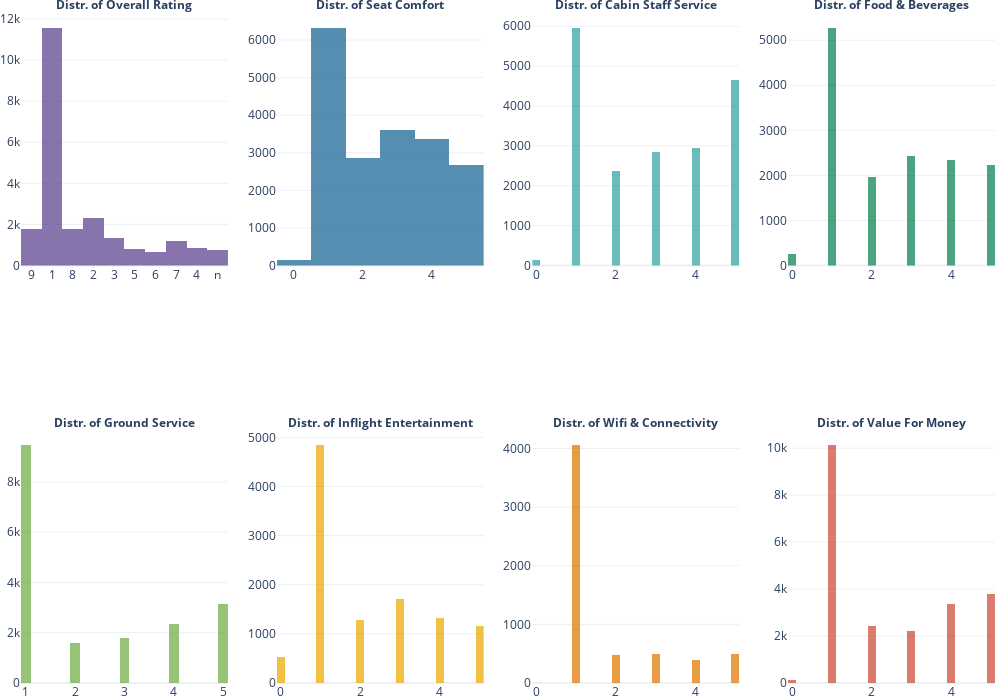

The cell this chart's notebook holds for it:
### Markdown cell above
## Create histograms to display the distribution of all airline review results

### Code cell
fig = make_subplots(
    rows=2, cols=4,
    subplot_titles=(
        '<b>Distr. of Overall Rating</b>', '<b>Distr. of Seat Comfort</b>',
        '<b>Distr. of Cabin Staff Service</b>', '<b>Distr. of Food & Beverages</b>',
        '<b>Distr. of Ground Service</b>', '<b>Distr. of Inflight Entertainment</b>',
        '<b>Distr. of Wifi & Connectivity</b>', '<b>Distr. of Value For Money</b>'
    )
)

# Add traces with floating text on bars using text_auto=True
fig.add_trace(go.Histogram(x=flight_df['Overall_Rating'], nbinsx=30), row=1, col=1)
fig.add_trace(go.Histogram(x=flight_df['Seat Comfort']), row=1, col=2)
fig.add_trace(go.Histogram(x=flight_df['Cabin Staff Service'], nbinsx=30), row=1, col=3)
fig.add_trace(go.Histogram(x=flight_df['Food & Beverages'], nbinsx=30), row=1, col=4)
fig.add_trace(go.Histogram(x=flight_df['Ground Service'], nbinsx=30), row=2, col=1)
fig.add_trace(go.Histogram(x=flight_df['Inflight Entertainment'], nbinsx=30), row=2, col=2)
fig.add_trace(go.Histogram(x=flight_df['Wifi & Connectivity'], nbinsx=30), row=2, col=3)
fig.add_trace(go.Histogram(x=flight_df['Value For Money'], nbinsx=30), row=2, col=4)

# Update visual layout
fig.update_layout(
    showlegend=False,
    width=1000,
    height=700,
    autosize=False,
    margin=dict(t=15, b=0, l=10, r=5),
    template="plotly_white",
    colorway=px.colors.qualitative.Prism,
)

# Update font size for subplot titles
fig.update_annotations(font_size=12)

# Reduce opacity
fig.update_traces(opacity=0.75)

# Show figure
fig.show()

### Figure 1 — Plotly figure (JSON) as saved in the notebook; plotly's stock layout.template omitted (floating-point values rounded to 4 significant figures; data arrays with more than 128 entries replaced by an {"elided": "..."} marker saying what was removed)
{"data": [{"nbinsx": 30, "opacity": 0.75, "type": "histogram", "x": {"elided": "23051 str values"}, "xaxis": "x", "yaxis": "y"}, {"opacity": 0.75, "type": "histogram", "x": {"elided": "23051 int values"}, "xaxis": "x2", "yaxis": "y2"}, {"nbinsx": 30, "opacity": 0.75, "type": "histogram", "x": {"elided": "23051 int values"}, "xaxis": "x3", "yaxis": "y3"}, {"nbinsx": 30, "opacity": 0.75, "type": "histogram", "x": {"elided": "23051 int values"}, "xaxis": "x4", "yaxis": "y4"}, {"nbinsx": 30, "opacity": 0.75, "type": "histogram", "x": {"elided": "23051 int values"}, "xaxis": "x5", "yaxis": "y5"}, {"nbinsx": 30, "opacity": 0.75, "type": "histogram", "x": {"elided": "23051 int values"}, "xaxis": "x6", "yaxis": "y6"}, {"nbinsx": 30, "opacity": 0.75, "type": "histogram", "x": {"elided": "23051 int values"}, "xaxis": "x7", "yaxis": "y7"}, {"nbinsx": 30, "opacity": 0.75, "type": "histogram", "x": {"elided": "23051 int values"}, "xaxis": "x8", "yaxis": "y8"}], "layout": {"annotations": [{"font": {"size": 12}, "showarrow": false, "text": "<b>Distr. of Overall Rating</b>", "x": 0.1062, "xanchor": "center", "xref": "paper", "y": 1, "yanchor": "bottom", "yref": "paper"}, {"font": {"size": 12}, "showarrow": false, "text": "<b>Distr. of Seat Comfort</b>", "x": 0.3688, "xanchor": "center", "xref": "paper", "y": 1, "yanchor": "bottom", "yref": "paper"}, {"font": {"size": 12}, "showarrow": false, "text": "<b>Distr. of Cabin Staff Service</b>", "x": 0.6313, "xanchor": "center", "xref": "paper", "y": 1, "yanchor": "bottom", "yref": "paper"}, {"font": {"size": 12}, "showarrow": false, "text": "<b>Distr. of Food & Beverages</b>", "x": 0.8938, "xanchor": "center", "xref": "paper", "y": 1, "yanchor": "bottom", "yref": "paper"}, {"font": {"size": 12}, "showarrow": false, "text": "<b>Distr. of Ground Service</b>", "x": 0.1062, "xanchor": "center", "xref": "paper", "y": 0.375, "yanchor": "bottom", "yref": "paper"}, {"font": {"size": 12}, "showarrow": false, "text": "<b>Distr. of Inflight Entertainment</b>", "x": 0.3688, "xanchor": "center", "xref": "paper", "y": 0.375, "yanchor": "bottom", "yref": "paper"}, {"font": {"size": 12}, "showarrow": false, "text": "<b>Distr. of Wifi & Connectivity</b>", "x": 0.6313, "xanchor": "center", "xref": "paper", "y": 0.375, "yanchor": "bottom", "yref": "paper"}, {"font": {"size": 12}, "showarrow": false, "text": "<b>Distr. of Value For Money</b>", "x": 0.8938, "xanchor": "center", "xref": "paper", "y": 0.375, "yanchor": "bottom", "yref": "paper"}], "autosize": false, "colorway": ["rgb(95, 70, 144)", "rgb(29, 105, 150)", "rgb(56, 166, 165)", "rgb(15, 133, 84)", "rgb(115, 175, 72)", "rgb(237, 173, 8)", "rgb(225, 124, 5)", "rgb(204, 80, 62)", "rgb(148, 52, 110)", "rgb(111, 64, 112)", "rgb(102, 102, 102)"], "height": 700, "margin": {"b": 0, "l": 10, "r": 5, "t": 15}, "showlegend": false, "width": 1000, "xaxis": {"anchor": "y", "autorange": true, "domain": [0, 0.2125], "range": [-0.5, 9.5], "type": "category"}, "xaxis2": {"anchor": "y2", "autorange": true, "domain": [0.2625, 0.475], "range": [-0.5, 5.5], "type": "linear"}, "xaxis3": {"anchor": "y3", "autorange": true, "domain": [0.525, 0.7375], "range": [-0.1, 5.1], "type": "linear"}, "xaxis4": {"anchor": "y4", "autorange": true, "domain": [0.7875, 1], "range": [-0.1, 5.1], "type": "linear"}, "xaxis5": {"anchor": "y5", "autorange": true, "domain": [0, 0.2125], "range": [0.9, 5.1], "type": "linear"}, "xaxis6": {"anchor": "y6", "autorange": true, "domain": [0.2625, 0.475], "range": [-0.1, 5.1], "type": "linear"}, "xaxis7": {"anchor": "y7", "autorange": true, "domain": [0.525, 0.7375], "range": [-0.1, 5.1], "type": "linear"}, "xaxis8": {"anchor": "y8", "autorange": true, "domain": [0.7875, 1], "range": [-0.1, 5.1], "type": "linear"}, "yaxis": {"anchor": "x", "autorange": true, "domain": [0.625, 1], "range": [0, 12200.0]}, "yaxis2": {"anchor": "x2", "autorange": true, "domain": [0.625, 1], "range": [0, 6666.0]}, "yaxis3": {"anchor": "x3", "autorange": true, "domain": [0.625, 1], "range": [0, 6282.0]}, "yaxis4": {"anchor": "x4", "autorange": true, "domain": [0.625, 1], "range": [0, 5560]}, "yaxis5": {"anchor": "x5", "autorange": true, "domain": [0, 0.375], "range": [0, 9966.0]}, "yaxis6": {"anchor": "x6", "autorange": true, "domain": [0, 0.375], "range": [0, 5098.0]}, "yaxis7": {"anchor": "x7", "autorange": true, "domain": [0, 0.375], "range": [0, 4273.0]}, "yaxis8": {"anchor": "x8", "autorange": true, "domain": [0, 0.375], "range": [0, 10670.0]}}}
